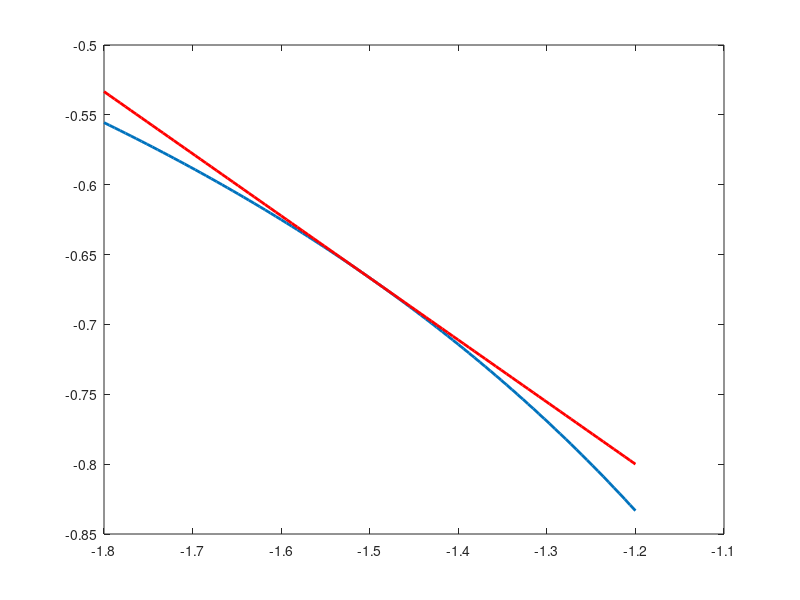
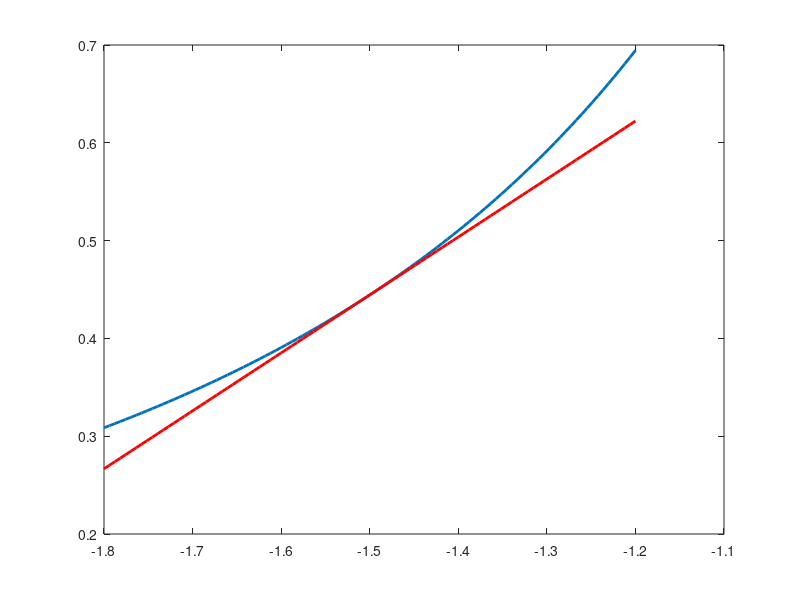
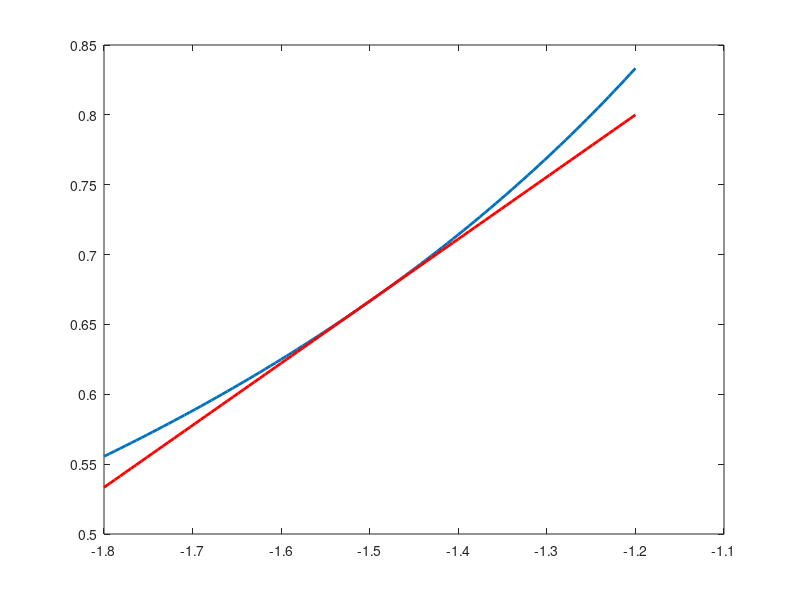
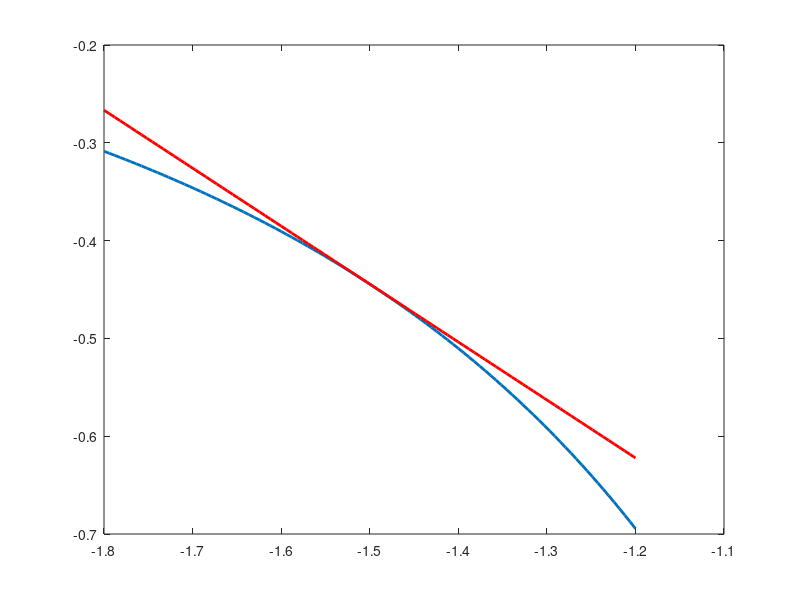

MATLAB code for these plots, in order:
% q_001
close all
xpoints = [-1.5, -0.5, 0.5, 1.5];
for (i = 1:length(xpoints))
    clf
    xpoint = xpoints(i);
    
    x = linspace(xpoint-0.3, xpoint+0.3);
    
    fun = 1;
    y = 1./x;
    plot(x, y, 'linewidth', 2);
    hold on;
    y2 = -1/xpoint^2*(x - xpoint) + 1/xpoint;
    plot(x, y2, 'r', 'linewidth', 2);
    print('-dpng', sprintf('q_001_%d_%d.png', fun, i));
    
    fun = 2;
    clf
    y = 1./x.^2;
    plot(x, y, 'linewidth', 2);
    hold on;
    y2 = -2/xpoint^3*(x - xpoint) + 1/xpoint.^2;
    plot(x, y2, 'r', 'linewidth', 2);
    print('-dpng', sprintf('q_001_%d_%d.png', fun, i));
    
    fun = 3;
    clf
    y = -1./x;
    plot(x, y, 'linewidth', 2);
    hold on;
    y2 = +1/xpoint^2*(x - xpoint) - 1/xpoint;
    plot(x, y2, 'r', 'linewidth', 2);
    print('-dpng', sprintf('q_001_%d_%d.png', fun, i));
    
    fun = 4;
    clf
    y = -1./x.^2;
    plot(x, y, 'linewidth', 2);
    hold on;
    y2 = 2/xpoint^3*(x - xpoint) - 1/xpoint.^2;
    plot(x, y2, 'r', 'linewidth', 2);
    print('-dpng', sprintf('q_001_%d_%d.png', fun, i));
    
    
    %     pause(2);
end